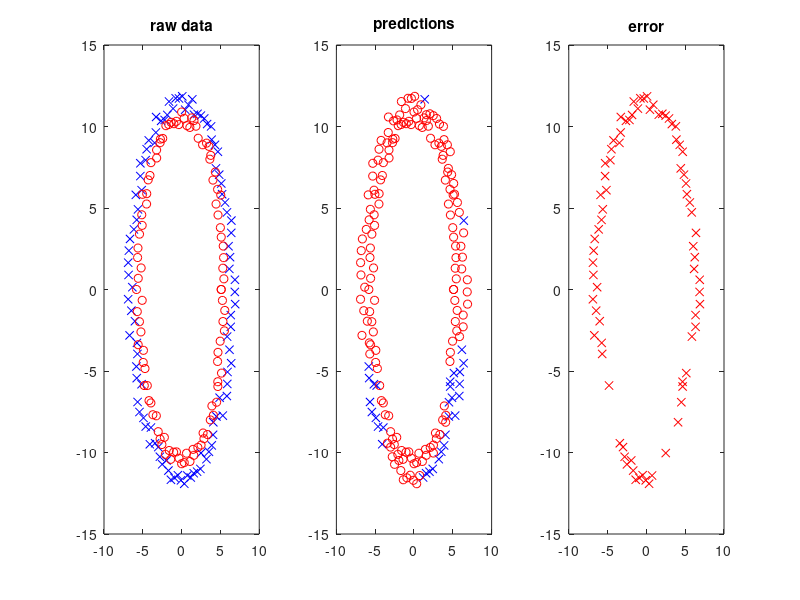

The MATLAB source for this figure:
load data.txt
X = data(:, 1:2);
y = data(:, 3);

% 图形化原始数据
pos = y == 1;
neg = y == 0;
subplot(1,3,1);
plot(X(pos, 1), X(pos, 2), 'kx', 'MarkerEdgeColor', 'b');
hold on;
plot(X(neg, 1), X(neg, 2), 'ko', 'MarkerEdgeColor', 'r');
hold off;
title('raw data');

load result.txt
X = result(:, 1:2);
predict = result(:, 3);
pos = predict == 1;
neg = predict == 0;
subplot(1,3,2);
plot(X(pos, 1), X(pos, 2), 'kx', 'MarkerEdgeColor', 'b');
hold on;
plot(X(neg, 1), X(neg, 2), 'ko', 'MarkerEdgeColor', 'r');
hold off;
title('predictions');

pos = y ~= predict;
subplot(1,3,3);
plot(X(pos, 1), X(pos, 2), 'kx', 'MarkerEdgeColor', 'r');
title('error');
